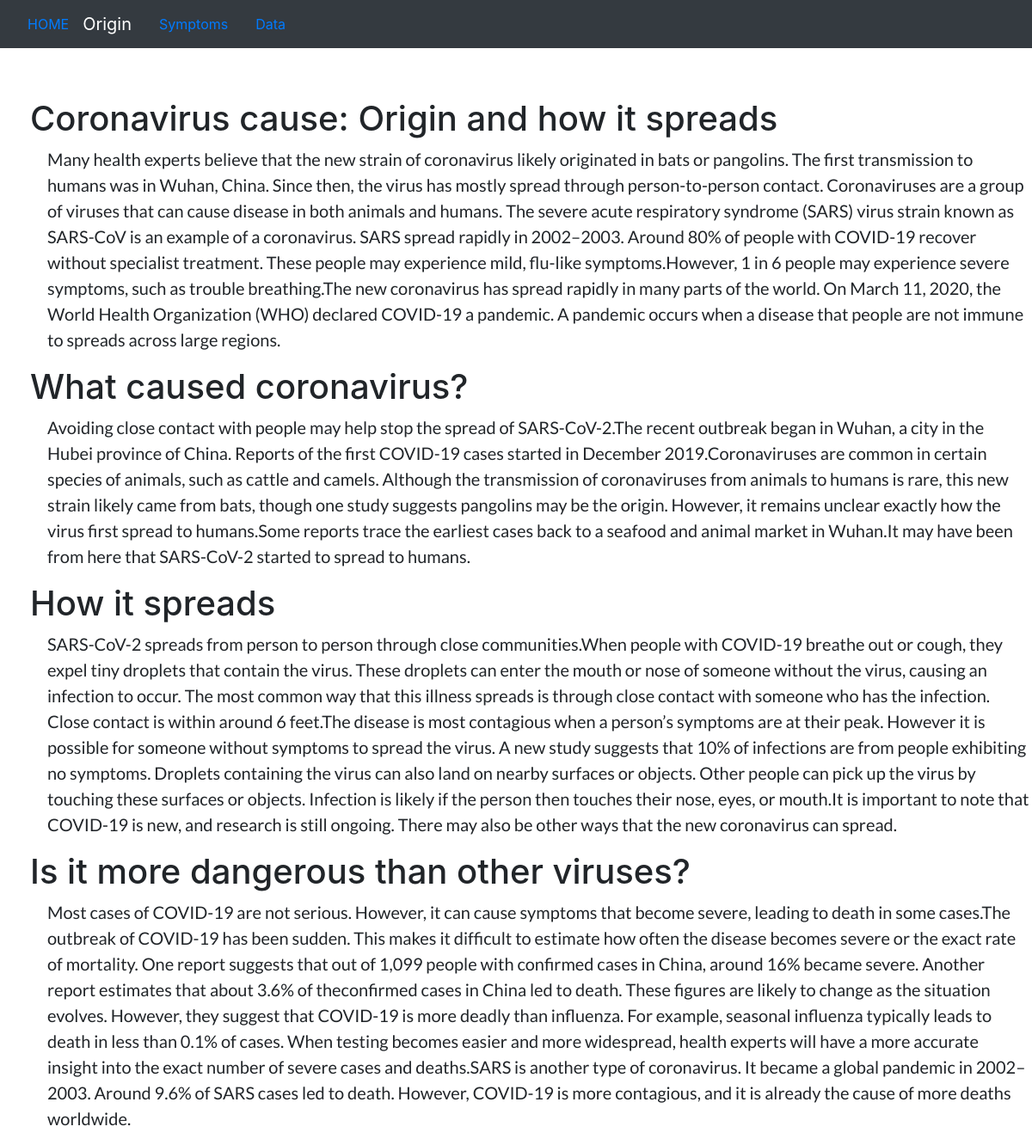
Screenshot of /Origin/ with the database file from the repository.
### CoronaWeb/models.py (models this page shows, shortened)
class Origin(models.Model):
    id=models.CharField(max_length=16,unique=True,primary_key=True)
    brief = models.TextField()
    caused =models.TextField()
    spread =models.TextField()
    danger =models.TextField()

### CoronaWeb/views.py (the view)
# urls.py: url(r'^Origin/',views.origin,name='origin'),
def origin(request):
    my_obj = Origin.objects.all()
    my_dict = {'data':my_obj}
    return render(request,'CoronaWeb/Origin.html',my_dict)

### Templates/CoronaWeb/Origin.html (shortened to what this page needs)
<!DOCTYPE html>
{% load static %}
<html lang="en" dir="ltr">
  <head>
    <link rel="stylesheet" href="{% static 'css/Origin.css'%}">
    <link rel="stylesheet" href="https://stackpath.bootstrapcdn.com/bootstrap/4.4.1/css/bootstrap.min.css">
  </head>
  <body>
    <nav class="navbar navbar-dark bg-dark">
      <ul class="nav">
  <li><a class="nav-link" href="{% url 'index' %}">HOME</a></li>
  <li><a class="navbar-brand" href="{% url 'origin' %}">Origin</a></li>
  <li><a class="nav-link" href="{% url 'symptoms' %}">Symptoms</a></li>
  <li><a class="nav-link" href="{% url 'figures' %}">Data</a></li>
      </ul>
    </nav>
    <br>
    <br>
    <div class = "main">
      {% for ret in data %}
    <h1>Coronavirus cause: Origin and how it spreads</h1>
    <p>{{ ret.brief }}</p>
     <h1>What caused coronavirus?</h1>
     <p>{{ ret.caused }}</p>
      <h1>How it spreads</h1>
     <p>{{ ret.spread }}</p>
     <h1>Is it more dangerous than other viruses?</h1>
    <p>{{ ret.danger }}</p>
</div>
  {% endfor %}
  </body>
</html>

### static/css/Origin.css (style rules this page uses)
div.main { padding-left: 35px; padding-top: 10px; }
p { font-family: 'Lato', sans-serif; font-size: 20px; padding-left: 20px; }

### rows the page displays
Origin: brief "Many health experts believe that the new strain of coronavirus likely originated in bats or pangolins. The first transmission to humans was in Wuhan, China. Since then, the virus has mostly spread through person-to-person contact. Coronaviruses are a group of viruses that can cause disease in both animals and humans. The severe acute respiratory syndrome (SARS) virus strain known as SARS-CoV is an example of a coronavirus. SARS spread rapidly in 2002–2003. Around 80% of people with COVID-19 recover without specialist treatment. These people may experience mild, flu-like symptoms.However, 1 in 6 people may experience severe symptoms, such as trouble breathing.The new coronavirus has spread…", caused "Avoiding close contact with people may help stop the spread of SARS-CoV-2.The recent outbreak began in Wuhan, a city in the Hubei province of China. Reports of the first COVID-19 cases started in December 2019.Coronaviruses are common in certain species of animals, such as cattle and camels. Although the transmission of coronaviruses from animals to humans is rare, this new strain likely came from bats, though one study suggests pangolins may be the origin. However, it remains unclear exactly how the virus first spread to humans.Some reports trace the earliest cases back to a seafood and animal market in Wuhan.It may have been from here that SARS-CoV-2 started to spread to humans.", spread "SARS-CoV-2 spreads from person to person through close communities.When people with COVID-19 breathe out or cough, they expel tiny droplets that contain the virus. These droplets can enter the mouth or nose of someone without the virus, causing an infection to occur. The most common way that this illness spreads is through close contact with someone who has the infection. Close contact is within around 6 feet.The disease is most contagious when a person’s symptoms are at their peak. However it is possible for someone without symptoms to spread the virus. A new study suggests that 10% of infections are from people exhibiting no symptoms. Droplets containing the virus can also land on nearby…", danger "Most cases of COVID-19 are not serious. However, it can cause symptoms that become severe, leading to death in some cases.The outbreak of COVID-19 has been sudden. This makes it difficult to estimate how often the disease becomes severe or the exact rate of mortality. One report suggests that out of 1,099 people with confirmed cases in China, around 16% became severe. Another report estimates that about 3.6% of theconfirmed cases in China led to death. These figures are likely to change as the situation evolves. However, they suggest that COVID-19 is more deadly than influenza. For example, seasonal influenza typically leads to death in less than 0.1% of cases. When testing becomes easier…"
